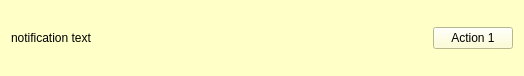
<?xml version="1.0" encoding="UTF-8"?>
<ui version="4.0">
 <class>NotificationBar</class>
 <widget class="QWidget" name="NotificationBar">
  <property name="geometry">
   <rect>
    <x>0</x>
    <y>0</y>
    <width>524</width>
    <height>76</height>
   </rect>
  </property>
  <property name="windowTitle">
   <string>Form</string>
  </property>
  <property name="styleSheet">
   <string notr="true">background-color: rgb(255, 255, 200);
color: rgb(0, 0, 0);</string>
  </property>
  <layout class="QHBoxLayout" name="horizontalLayout">
   <property name="topMargin">
    <number>0</number>
   </property>
   <property name="bottomMargin">
    <number>0</number>
   </property>
   <item>
    <widget class="QLabel" name="notificationTextLabel">
     <property name="sizePolicy">
      <sizepolicy hsizetype="Preferred" vsizetype="Preferred">
       <horstretch>1</horstretch>
       <verstretch>0</verstretch>
      </sizepolicy>
     </property>
     <property name="text">
      <string>notification text</string>
     </property>
    </widget>
   </item>
   <item>
    <widget class="QPushButton" name="firstActionButton">
     <property name="text">
      <string>Action 1</string>
     </property>
    </widget>
   </item>
  </layout>
 </widget>
 <resources/>
 <connections/>
</ui>
